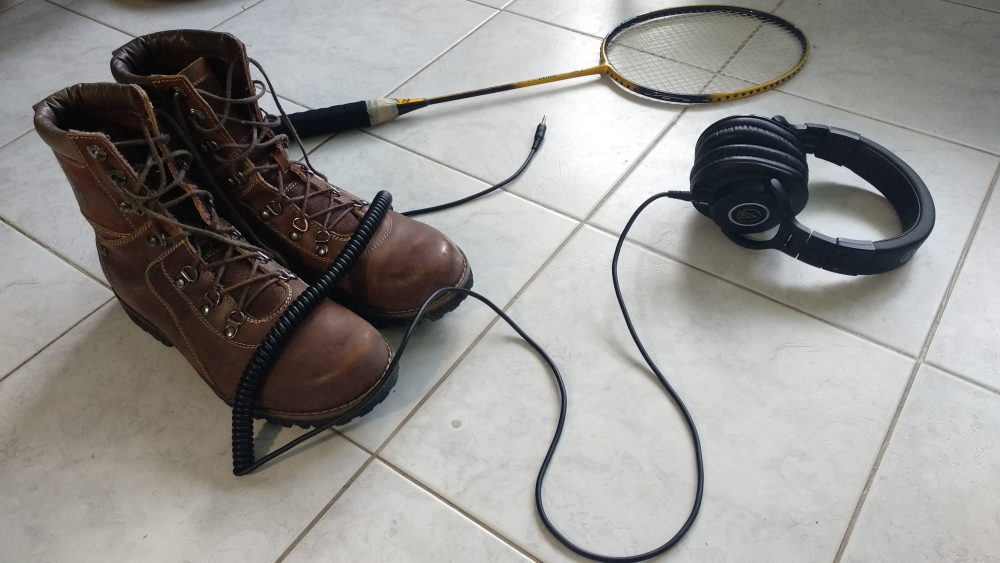
//> input picture img_input.jpg, 4000 x 2250 px (shown at 1/4 size)
$ ./Assignment02   (built with g++ and OpenCV 4)
//> lines starting //> are read from the running program, lines starting //| are printed output that depends on the picture; after the words box and inside, x2 and y2 are one past the last pixel; in counts of white or black regions, pixels touching at a corner belong together
#include <opencv2/core.hpp>
#include <opencv2/highgui.hpp>
#include <opencv2/imgproc.hpp>
#include <iostream>
#include <vector>


using namespace cv;
using namespace std;

Mat img;
Scalar colour;
int morph_elem = 1;
int morph_size = 1;
int dilation_size = 2;
int erosion_size = 5;

void CallBackFunc(int event, int x, int y, int flags, void* userdata)
{
	// [5 lines of commented-out code are left out]
	int i = img.at<Vec3b>(Point(x, y))[0];
	int j = img.at<Vec3b>(Point(x, y))[1];
	int k = img.at<Vec3b>(Point(x, y))[2];

	if (event == EVENT_LBUTTONDOWN)
	{
		cout << "Point(" << x << ", " << y << ")" << endl;
	}
}

int main()
{
	Mat image = imread("img_input.jpg");
//> image is the input picture: 2250 rows x 4000 cols, CV_8UC3; mean B, G, R 142.8, 145.4, 147.2
	Mat mask_out, image_hsv;
	Mat channel[3];
	Mat brownMask;
	Vec3b bgrPixel(31, 42, 62);
	Mat3b bgr(bgrPixel);
	Scalar highBrown = Scalar(114, 121, 151);
	Scalar lowBrown = Scalar(38, 50, 80);

	img = image;
	//input image and resize
	resize(image, image, Size(), 0.3, 0.3);
//> image: 675 rows x 1200 cols, CV_8UC3
	//detect color module
	namedWindow("1. Input");
	//set the callback function for any mouse event
	setMouseCallback("1. Input", CallBackFunc, NULL);
	//show the image
	imshow("1. Input", image); waitKey(0);

	//convert to HSV
	cvtColor(image, image_hsv, COLOR_BGR2HSV);
//> image_hsv: 675 rows x 1200 cols, CV_8UC3; mean H, S, V 51.9, 29.2, 149.5

	imshow("2. HSV Input", image_hsv); waitKey(0);
	split(image_hsv, channel);
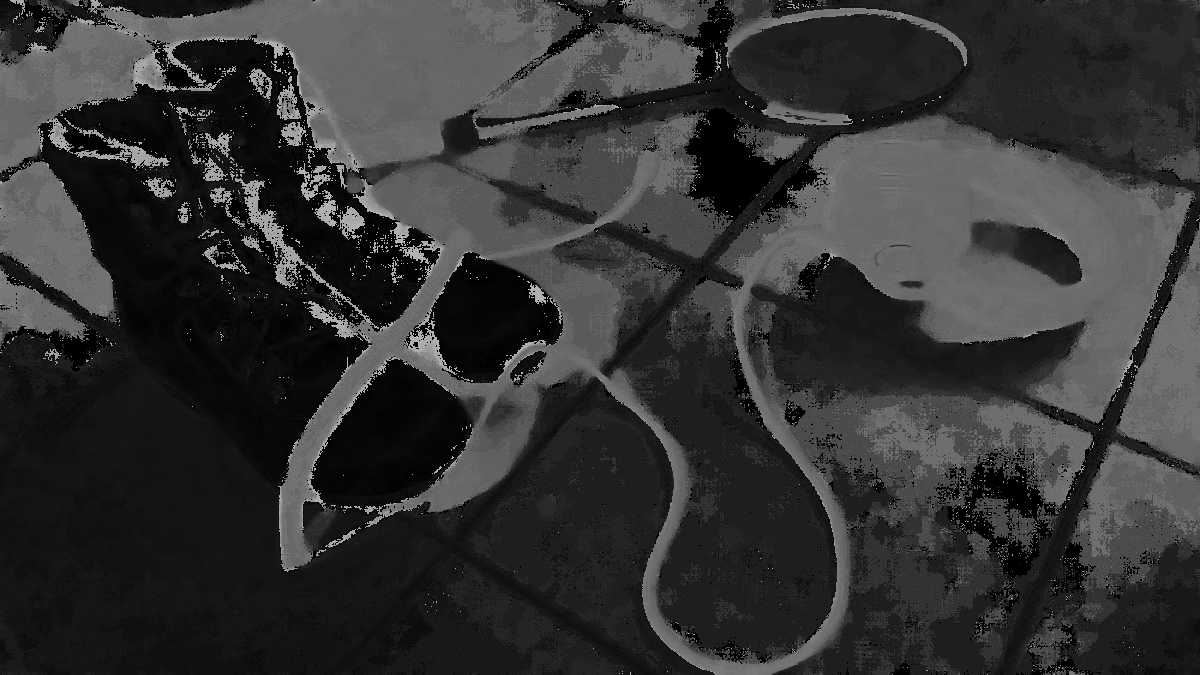
//> channel[0]: 675 rows x 1200 cols, CV_8UC1; min 0, max 179, mean 51.9
	//convert to HSV channel[1]
	imshow("3. Saturation Channel", channel[1]); waitKey(0);
	//create Mask form HSV cut the red out
	Mat hsvMask;
	inRange(image_hsv, Scalar(0, 0, 90), Scalar(255, 255, 255), hsvMask);
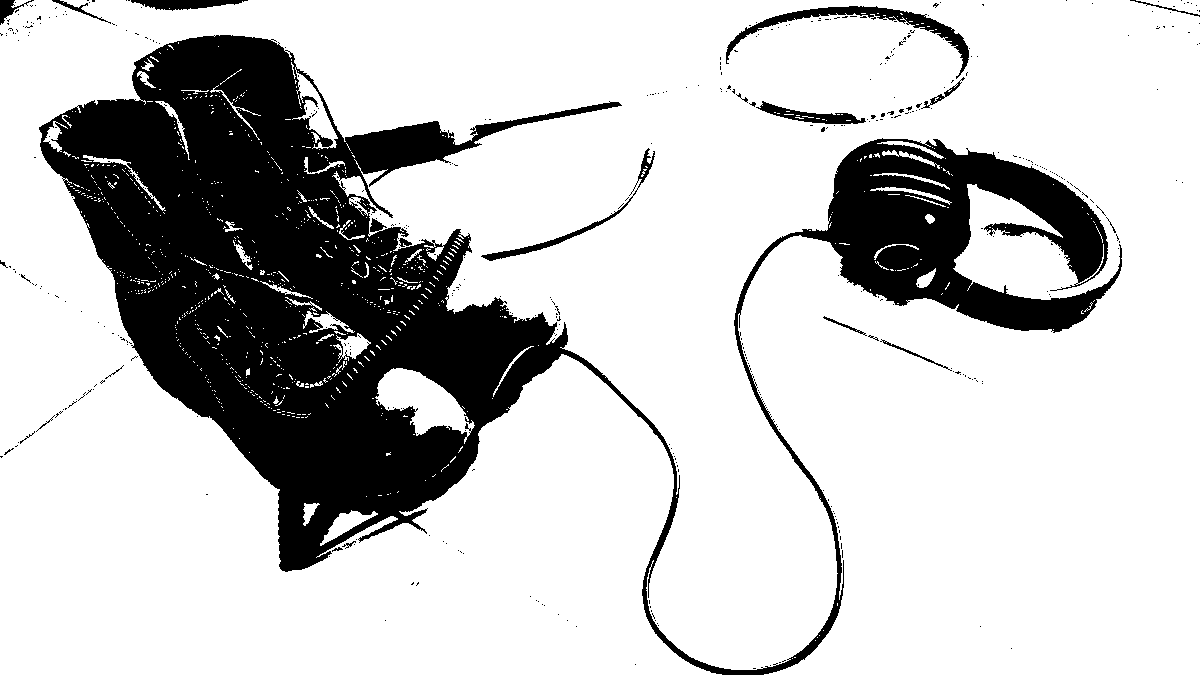
//> hsvMask: 675 rows x 1200 cols, CV_8UC1; 78% white; 428 black regions (407 under 20 px), largest, box (x1, y1, x2, y2) and area: (39, 35, 1122, 675) 170389, (726, 6, 969, 79) 2439, (481, 148, 655, 261) 1036
	imshow("4. RED OUT form (2)", hsvMask); waitKey(0);
	//create Mask form HSV channel[1] <Saturation>
	Mat vMask, mergeMask;
	inRange(channel[1], Scalar(67, 67, 67), Scalar(255, 255, 255), vMask);
//> vMask: 675 rows x 1200 cols, CV_8UC1; 16.4% white; 999 white regions (935 under 20 px), largest, box (x1, y1, x2, y2) and area: (42, 39, 469, 567) 70469, (794, 139, 1122, 331) 24863, (312, 359, 470, 506) 13836
	bitwise_not(vMask, vMask);
	imshow("5. BLACK OUT from (3)", vMask); waitKey(0);
	//create Mask from light brown
	inRange(image, lowBrown, highBrown, brownMask);
//> brownMask: 675 rows x 1200 cols, CV_8UC1; 11.1% white; 2632 white regions (2507 under 20 px), largest, box (x1, y1, x2, y2) and area: (65, 359, 652, 675) 23074, (716, 0, 1200, 135) 18881, (813, 255, 1090, 389) 8055
	imshow("6. Reflected Brown Mask from (1)", brownMask); waitKey(0);

	vector<Point> cut_start = { Point(0,0),Point(277, 478) , Point(0, 292),  Point(brownMask.cols / 2,0),Point(478, 365),Point(328, 515),	Point(436, 438) };
	vector<Point> cut_finish = { Point(419,303),Point(461, 585), Point(282, 581) ,Point(brownMask.cols, brownMask.rows),Point(575, 476),Point(676, brownMask.rows),	Point(620, 533) };

	/*
 is (75, 72, 81)
Left button of the mouse is clicked - position (1047, 270)
	*/

	cout << "COL" << brownMask.cols << "ROW" << brownMask.rows << endl;
//| COL1200ROW675
	for (int i = 0; i < cut_start.size(); i++) {
		rectangle(brownMask, cut_start[i], cut_finish[i], Scalar(0), CV_FILLED);
	}
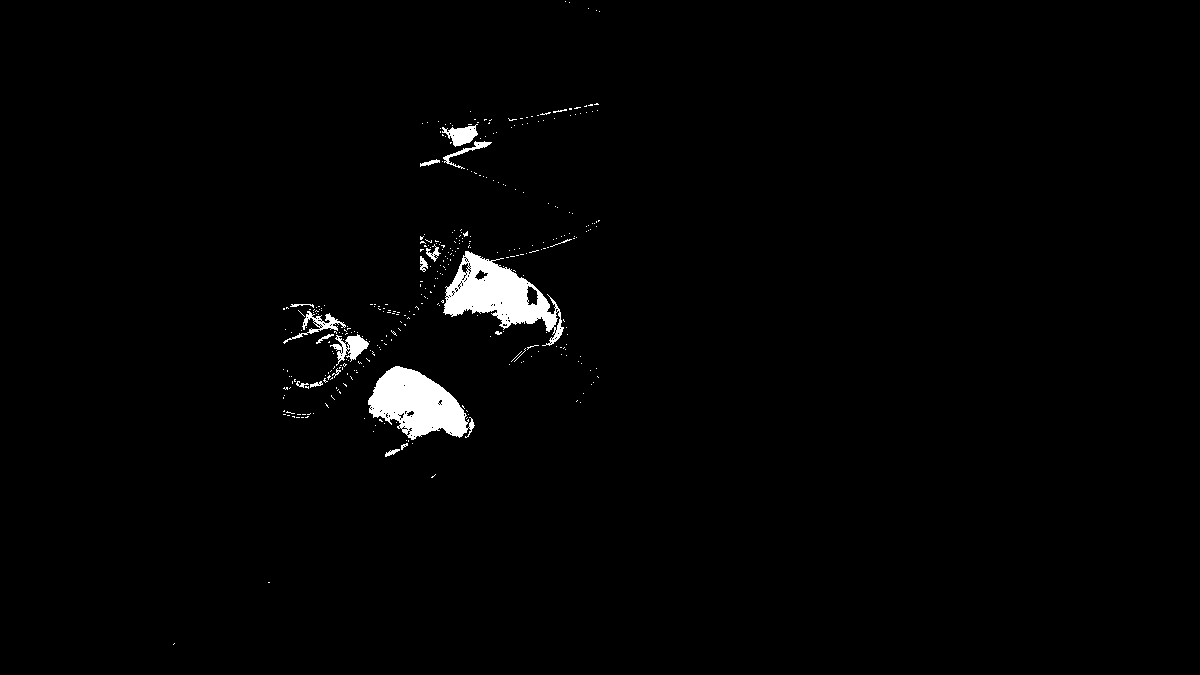
//> brownMask: 675 rows x 1200 cols, CV_8UC1; 1.5% white; 355 white regions (337 under 20 px), largest, box (x1, y1, x2, y2) and area: (443, 251, 564, 346) 4827, (368, 366, 475, 440) 4616, (330, 334, 369, 366) 539

	imshow("7. Cut Shadow <Black> from (6)", brownMask); waitKey(0);


	//Combine two mask to a single mask
	bitwise_and(hsvMask, vMask, mergeMask);
//> mergeMask: 675 rows x 1200 cols, CV_8UC1; 76.9% white; 424 black regions (406 under 20 px), largest, box (x1, y1, x2, y2) and area: (39, 6, 1122, 675) 182693, (481, 148, 655, 261) 1039, (131, 0, 248, 11) 780
	imshow("8. (4) and (5)", mergeMask); waitKey(0);
	bitwise_or(mergeMask, brownMask, mergeMask);
//> mergeMask: 675 rows x 1200 cols, CV_8UC1; 77.8% white; 457 black regions (438 under 20 px), largest, box (x1, y1, x2, y2) and area: (39, 6, 1122, 675) 175483, (481, 148, 655, 261) 1026, (131, 0, 248, 11) 780
	imshow("9. (8) or (5)", mergeMask); waitKey(0);

	vector<Point> white_start = { Point(0,0)    , Point(394, 510), Point(111,0)  , Point(371, 525), Point(386, 518), Point(136, 355), Point(806, 310), Point(0,251),  Point(975, 221),  Point(911, 333), Point(1047, 232) , Point(1054, 234), Point(861,28) };
	vector<Point> white_finish = { Point(163, 43), Point(449, 544), Point(308,30) , Point(402, 542), Point(407, 533), Point(0, 467),   Point(937, 392), Point(89,321), Point(1047, 260), Point(993, 410), Point(1056, 274), Point(1063, 237), Point(919,85) };
	for (int i = 0; i < white_start.size(); i++) {
		rectangle(mergeMask, white_start[i], white_finish[i], Scalar(255), CV_FILLED);
	}
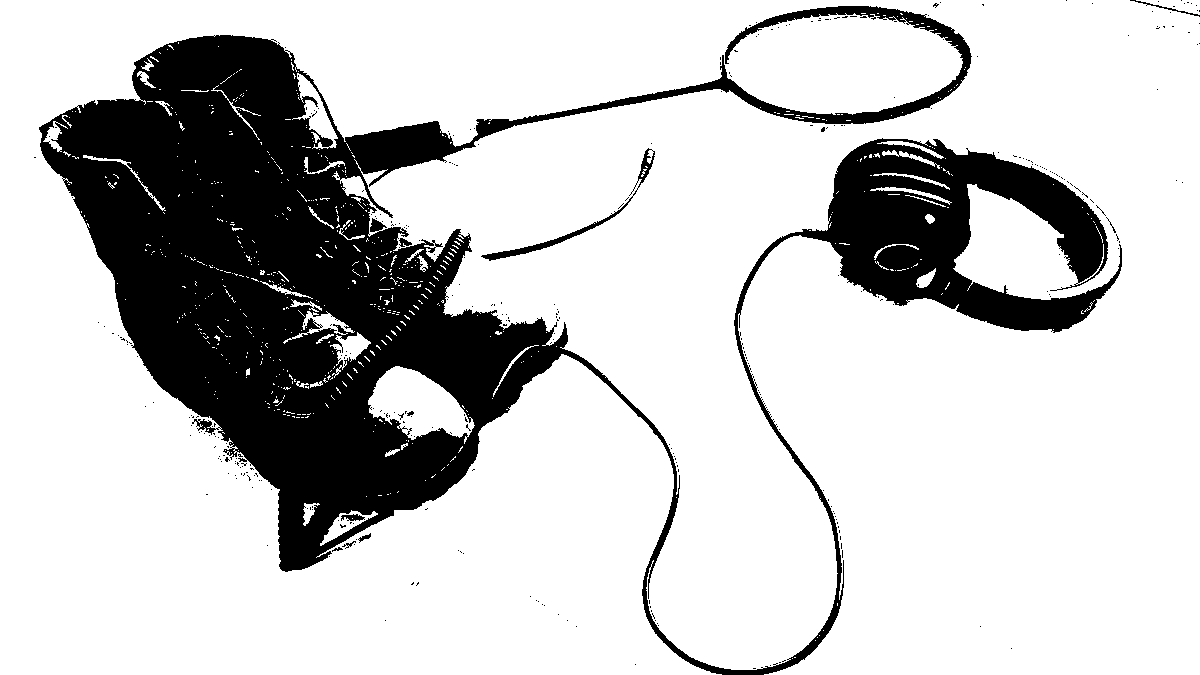
//> mergeMask: 675 rows x 1200 cols, CV_8UC1; 78.2% white; 342 black regions (332 under 20 px), largest, box (x1, y1, x2, y2) and area: (39, 6, 1122, 675) 174395, (481, 148, 655, 261) 1026, (1130, 0, 1200, 17) 115
	Mat kernel_di = getStructuringElement(MORPH_CROSS, Size(2 * dilation_size + 1, 2 * dilation_size + 1), Point(dilation_size, dilation_size));
	Mat kernel = getStructuringElement(MORPH_CROSS, Size(2 * erosion_size + 1, 2 * erosion_size + 1), Point(erosion_size, erosion_size));


	imshow("10. Cut Shadow <White> from (9)", mergeMask); waitKey(0);

	bitwise_xor(mergeMask, brownMask, mergeMask);
	imshow("11. (7) xor (10)", mergeMask); waitKey(0);
	//close mask to remove line of tiles


	Mat element = getStructuringElement(morph_elem, Size(2 * morph_size + 1, 2 * morph_size + 1), Point(morph_size, morph_size));

	//imshow("12. Morph Close & Morph Open", mergeMask); waitKey(0);
	morphologyEx(mergeMask, mergeMask, MORPH_CLOSE, element);
	//blur(mergeMask, mergeMask, Size(1, 1));
	imshow("12. Morph Close & Morph Open", mergeMask); waitKey(0);
	//morphologyEx(mergeMask, mergeMask, MORPH_OPEN, element);
	//imshow("12. Morph Close & Morph Open", mergeMask); waitKey(0);
	//morphologyEx(mergeMask, mergeMask, MORPH_CLOSE, element);
	erode(mergeMask, mergeMask, kernel);
	dilate(mergeMask, mergeMask, kernel_di);
//> mergeMask: 675 rows x 1200 cols, CV_8UC1; 73.5% white; 6 black regions (4 under 20 px)
	//morphologyEx(mergeMask, mergeMask, MORPH_OPEN, element);
	imshow("12. Morph Close & Morph Open", mergeMask); waitKey(0);


	Mat canny_output=mergeMask;

	//canny
	//blur(mergeMask,mask_out,Size(3,3));
	//imshow("6. blurred", mask_out);
	//Canny(mergeMask, canny_output, 1, 3);
	imshow("13. Canny edge detection", canny_output); waitKey(0);

	//contour
	vector<vector<Point>> contours; // list of contour points
	vector<Vec4i> hierarchy;

	// find contours
	findContours(canny_output, contours, hierarchy, RETR_EXTERNAL, CHAIN_APPROX_SIMPLE);
//> contours = 11 contours, 3 with area under 20; largest, box (x1, y1, x2, y2) and area: (0, 0, 1200, 675) 573102, (727, 16, 960, 112) 16539, (307, 103, 333, 136) 416, (344, 179, 364, 197) 186, (327, 517, 351, 538) 174, (301, 80, 316, 95) 92, (48, 127, 59, 143) 71, (920, 277, 929, 285) 30
	Mat drawing = Mat::zeros(canny_output.size(), CV_8UC3);
	RNG rng(12345);
	//Scalar color = Scalar(rng.uniform(0, 256), rng.uniform(0, 256), rng.uniform(0, 256));
	// drawContours
	for (size_t i = 0; i < contours.size(); i++)
	{
		Scalar color = Scalar(rng.uniform(0, 256), rng.uniform(0, 256), rng.uniform(0, 256));
		drawContours(drawing, contours, (int)i, color, 2, LINE_8, hierarchy, 0);
	}
//> this loop made 11 passes
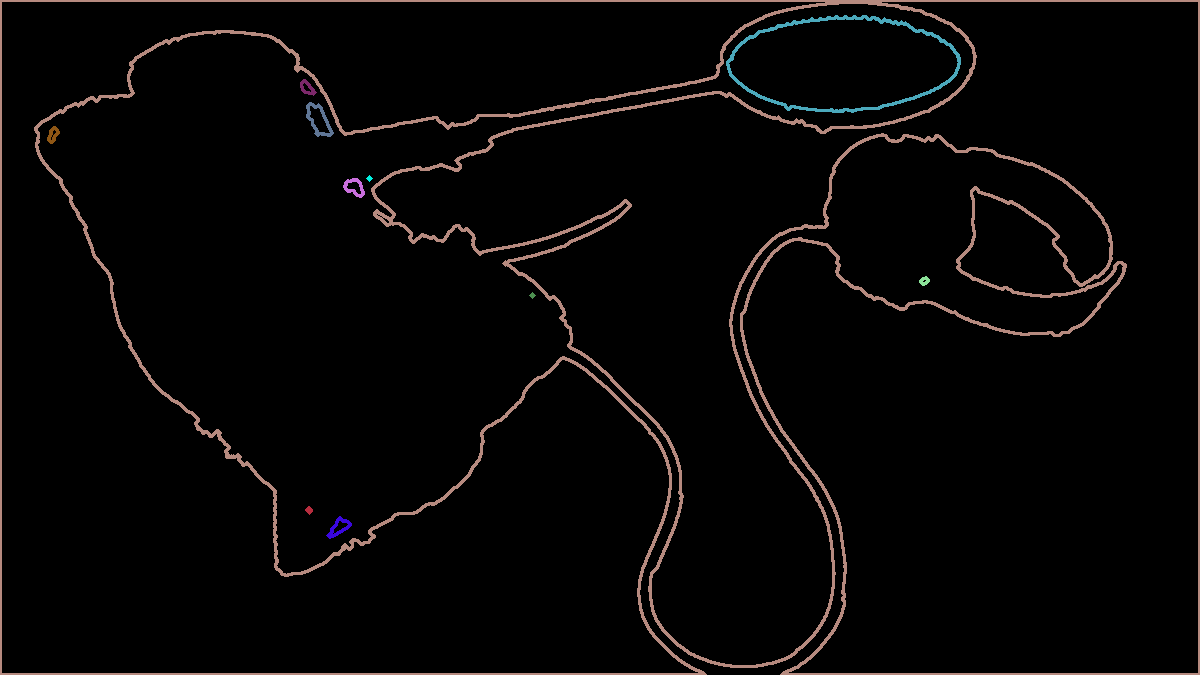
//> drawing: 675 rows x 1200 cols, CV_8UC3; mean B, G, R 5.5, 5.8, 7.3
	// Wait until user press some key
	imshow("14. Contours", drawing);
	waitKey(0);
	image.release();


	return 0;
}
